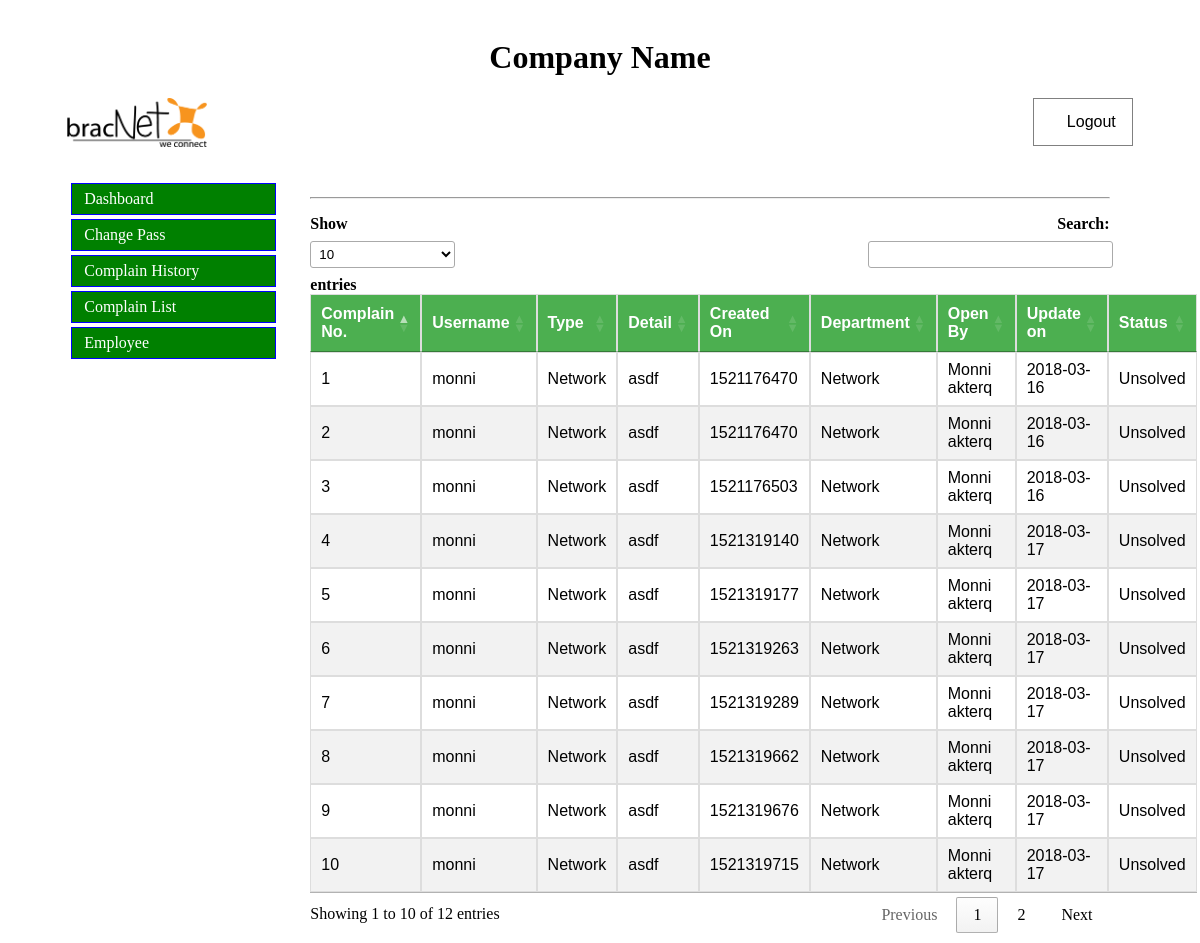
Page /admin/complainhistory.php (signed in) on the committed database.
### tables this page shows
CREATE TABLE `complain` (
  `id` int(11) NOT NULL,
  `complainby_userid` int(11) NOT NULL,
  `department_id` int(5) NOT NULL,
  `type` varchar(200) NOT NULL,
  `assignedto_employeeid` int(5) NOT NULL,
  `complain_date` varchar(15) NOT NULL,
  `complain_description` text NOT NULL,
  `photo` text NOT NULL,
  `solution` text NOT NULL,
  `status` int(1) NOT NULL,
  `updatetime` int(11) NOT NULL,
  `solvedtime` int(11) NOT NULL,
  `flag` int(1) NOT NULL
);

CREATE TABLE `users` (
  `id` int(11) NOT NULL,
  `full_name` varchar(50) NOT NULL,
  `username` varchar(50) NOT NULL,
  `company_name` varchar(100) NOT NULL,
  `email` varchar(50) NOT NULL,
  `contactno` varchar(50) NOT NULL,
  `address` text NOT NULL,
  `photo` text NOT NULL,
  `password` varchar(32) NOT NULL,
  `updatetime` int(11) NOT NULL,
  `flag` enum('0','1') NOT NULL
);

CREATE TABLE `dept` (
  `id` int(3) NOT NULL,
  `dept_name` varchar(100) NOT NULL,
  `flag` int(1) NOT NULL
);

### config/function.php (called while the page is built, shortened)
<?php
 function dataquery($connection,$sql){
	 $query = mysqli_query($connection,$sql);
	 if($query){
		return  $query;
	 }else{
		 return false;
	 }
 }
?>

### admin/complainhistory.php (the view, shortened to what this page needs)
<?php include_once("admin_header.php");?>
	<div class="content">
		<?php include("sidebar.php");?>
		<div class="right_content">
				<p style="margin-top: 20px; ">
					<hr>
				</p>
				<table class="table" id="myTable">
					<thead>
						<tr>
							<th> Complain No.</th>
							<th> Username </th>
							<th> Type </th>
							<th> Detail </th>
							<th> Created On </th>
							<th> Department </th>
							<th> Open By </th>
							<th> Update on </th>
							<th> Status </th>
						</tr>
					</thead>
					<tbody>
					<?php
						$query = dataquery($connection,"SELECT `complain`.*,`dept`.dept_name,`dept`.dept_name,`users`.full_name,`users`.username FROM `complain`
														LEFT JOIN `dept` ON `dept`.id=`complain`.department_id
														LEFT JOIN `users` ON `users`.id=`complain`.complainby_userid
														WHERE `complain`.flag=1
														");
						if($query){
							while($row = mysqli_fetch_array($query,MYSQLI_ASSOC)){
							?>
						<tr>
							<td> <?php echo $row['id']; ?></td>
							<td> <?php echo $row['username']; ?> </td>
							<td> <?php echo $row['dept_name']; ?> </td>
							<td> <?php echo $row['complain_description']; ?> </td>
							<td> <?php echo $row['complain_date']; ?> </td>
							<td> <?php echo $row['dept_name']; ?> </td>
							<td> <?php echo $row['full_name']; ?> </td>
							<td> <?php echo date("Y-m-d",$row['updatetime']); ?> </td>
							<td><?php  $status = $row['status']; if($status==0){ echo "Unsolved";}elseif($status==1){ echo "Solved";}?> </th>
						</tr>
					<?php }
						}
					?>
					</tbody>
				</table>
		</div>
	</div>
<?php include_once("../footer.php");?>

### css/style.css (style rules this page uses)
.content { clear: both; min-height: 500px; }
.right_content { width: 75%; margin-top: 20px; margin-left: 20px; float: left; position: relative; padding: 10px; }
.table { font-family: "Trebuchet MS", Arial, Helvetica, sans-serif; border-collapse: collapse; width: 100%; }
.table td, .table th { border: 1px solid #ddd; padding: 8px; }
.table tr:nth-child(even) { background-color: #f2f2f2; }
.table th { padding-top: 12px; padding-bottom: 12px; text-align: left; background-color: #4CAF50; color: white; }

### rows in the picture
complain: id "1", users.username "monni", dept.dept_name "Network", complain_description "asdf", complain_date "1521176470", users.full_name "Monni akterq", updatetime "2018-03-16", status "Unsolved"
complain: id "2", users.username "monni", dept.dept_name "Network", complain_description "asdf", complain_date "1521176470", users.full_name "Monni akterq", updatetime "2018-03-16", status "Unsolved"
complain: id "3", users.username "monni", dept.dept_name "Network", complain_description "asdf", complain_date "1521176503", users.full_name "Monni akterq", updatetime "2018-03-16", status "Unsolved"
complain: id "4", users.username "monni", dept.dept_name "Network", complain_description "asdf", complain_date "1521319140", users.full_name "Monni akterq", updatetime "2018-03-17", status "Unsolved"
complain: id "5", users.username "monni", dept.dept_name "Network", complain_description "asdf", complain_date "1521319177", users.full_name "Monni akterq", updatetime "2018-03-17", status "Unsolved"
complain: id "6", users.username "monni", dept.dept_name "Network", complain_description "asdf", complain_date "1521319263", users.full_name "Monni akterq", updatetime "2018-03-17", status "Unsolved"
complain: id "7", users.username "monni", dept.dept_name "Network", complain_description "asdf", complain_date "1521319289", users.full_name "Monni akterq", updatetime "2018-03-17", status "Unsolved"
complain: id "8", users.username "monni", dept.dept_name "Network", complain_description "asdf", complain_date "1521319662", users.full_name "Monni akterq", updatetime "2018-03-17", status "Unsolved"
complain: id "9", users.username "monni", dept.dept_name "Network", complain_description "asdf", complain_date "1521319676", users.full_name "Monni akterq", updatetime "2018-03-17", status "Unsolved"
complain: id "10", users.username "monni", dept.dept_name "Network", complain_description "asdf", complain_date "1521319715", users.full_name "Monni akterq", updatetime "2018-03-17", status "Unsolved"
